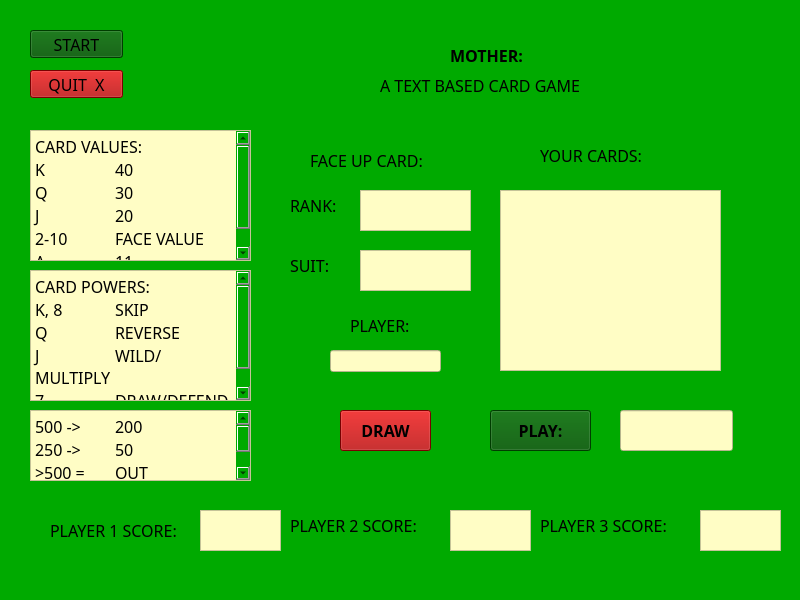
<?xml version="1.0" encoding="UTF-8"?>
<ui version="4.0">
 <class>MainWindow</class>
 <widget class="QMainWindow" name="MainWindow">
  <property name="geometry">
   <rect>
    <x>0</x>
    <y>0</y>
    <width>800</width>
    <height>600</height>
   </rect>
  </property>
  <property name="font">
   <font>
    <family>8514oem</family>
    <pointsize>60</pointsize>
   </font>
  </property>
  <property name="windowTitle">
   <string>MainWindow</string>
  </property>
  <property name="autoFillBackground">
   <bool>false</bool>
  </property>
  <property name="styleSheet">
   <string notr="true">background-color: rgb(0, 170, 0);</string>
  </property>
  <widget class="QWidget" name="centralwidget">
   <widget class="QPushButton" name="playButton">
    <property name="geometry">
     <rect>
      <x>490</x>
      <y>410</y>
      <width>101</width>
      <height>41</height>
     </rect>
    </property>
    <property name="font">
     <font>
      <family>8514oem</family>
      <pointsize>12</pointsize>
      <weight>75</weight>
      <bold>true</bold>
     </font>
    </property>
    <property name="autoFillBackground">
     <bool>false</bool>
    </property>
    <property name="styleSheet">
     <string notr="true">background-color: rgb(0, 85, 0);</string>
    </property>
    <property name="text">
     <string>PLAY:</string>
    </property>
   </widget>
   <widget class="QPushButton" name="drawButton">
    <property name="geometry">
     <rect>
      <x>340</x>
      <y>410</y>
      <width>91</width>
      <height>41</height>
     </rect>
    </property>
    <property name="font">
     <font>
      <family>8514oem</family>
      <pointsize>12</pointsize>
      <weight>75</weight>
      <bold>true</bold>
     </font>
    </property>
    <property name="autoFillBackground">
     <bool>false</bool>
    </property>
    <property name="styleSheet">
     <string notr="true">background-color: rgb(170, 0, 0);</string>
    </property>
    <property name="text">
     <string>DRAW</string>
    </property>
   </widget>
   <widget class="QLabel" name="label">
    <property name="geometry">
     <rect>
      <x>450</x>
      <y>40</y>
      <width>81</width>
      <height>31</height>
     </rect>
    </property>
    <property name="font">
     <font>
      <family>8514oem</family>
      <pointsize>12</pointsize>
      <weight>75</weight>
      <bold>true</bold>
     </font>
    </property>
    <property name="text">
     <string>MOTHER:</string>
    </property>
   </widget>
   <widget class="QLabel" name="label_2">
    <property name="geometry">
     <rect>
      <x>380</x>
      <y>70</y>
      <width>241</width>
      <height>31</height>
     </rect>
    </property>
    <property name="font">
     <font>
      <family>8514oem</family>
      <pointsize>12</pointsize>
     </font>
    </property>
    <property name="text">
     <string>A TEXT BASED CARD GAME</string>
    </property>
   </widget>
   <widget class="QLabel" name="player1score">
    <property name="geometry">
     <rect>
      <x>50</x>
      <y>515</y>
      <width>151</width>
      <height>31</height>
     </rect>
    </property>
    <property name="font">
     <font>
      <family>8514oem</family>
      <pointsize>12</pointsize>
     </font>
    </property>
    <property name="text">
     <string>PLAYER 1 SCORE:</string>
    </property>
   </widget>
   <widget class="QLabel" name="player2score">
    <property name="geometry">
     <rect>
      <x>290</x>
      <y>510</y>
      <width>151</width>
      <height>31</height>
     </rect>
    </property>
    <property name="font">
     <font>
      <family>8514oem</family>
      <pointsize>12</pointsize>
     </font>
    </property>
    <property name="text">
     <string>PLAYER 2 SCORE:</string>
    </property>
   </widget>
   <widget class="QLabel" name="player3score">
    <property name="geometry">
     <rect>
      <x>540</x>
      <y>510</y>
      <width>151</width>
      <height>31</height>
     </rect>
    </property>
    <property name="font">
     <font>
      <family>8514oem</family>
      <pointsize>12</pointsize>
     </font>
    </property>
    <property name="text">
     <string>PLAYER 3 SCORE:</string>
    </property>
   </widget>
   <widget class="QLabel" name="rank">
    <property name="geometry">
     <rect>
      <x>290</x>
      <y>190</y>
      <width>81</width>
      <height>31</height>
     </rect>
    </property>
    <property name="font">
     <font>
      <family>8514oem</family>
      <pointsize>12</pointsize>
     </font>
    </property>
    <property name="text">
     <string>RANK:</string>
    </property>
   </widget>
   <widget class="QLabel" name="suit">
    <property name="geometry">
     <rect>
      <x>290</x>
      <y>250</y>
      <width>71</width>
      <height>31</height>
     </rect>
    </property>
    <property name="font">
     <font>
      <family>8514oem</family>
      <pointsize>12</pointsize>
     </font>
    </property>
    <property name="text">
     <string>SUIT:</string>
    </property>
   </widget>
   <widget class="QPushButton" name="quitButton">
    <property name="geometry">
     <rect>
      <x>30</x>
      <y>70</y>
      <width>93</width>
      <height>28</height>
     </rect>
    </property>
    <property name="font">
     <font>
      <family>8514oem</family>
      <pointsize>12</pointsize>
     </font>
    </property>
    <property name="autoFillBackground">
     <bool>false</bool>
    </property>
    <property name="styleSheet">
     <string notr="true">background-color: rgb(170, 0, 0);</string>
    </property>
    <property name="text">
     <string>QUIT  X</string>
    </property>
   </widget>
   <widget class="QTextEdit" name="player1scoreEdit">
    <property name="geometry">
     <rect>
      <x>200</x>
      <y>510</y>
      <width>81</width>
      <height>41</height>
     </rect>
    </property>
    <property name="styleSheet">
     <string notr="true">background-color: rgb(255, 253, 197);
font: 12pt &quot;8514oem&quot;;</string>
    </property>
   </widget>
   <widget class="QTextEdit" name="player2scoreEdit">
    <property name="geometry">
     <rect>
      <x>450</x>
      <y>510</y>
      <width>81</width>
      <height>41</height>
     </rect>
    </property>
    <property name="styleSheet">
     <string notr="true">background-color: rgb(255, 253, 197);
font: 12pt &quot;8514oem&quot;;</string>
    </property>
   </widget>
   <widget class="QTextEdit" name="player3scoreEdit">
    <property name="geometry">
     <rect>
      <x>700</x>
      <y>510</y>
      <width>81</width>
      <height>41</height>
     </rect>
    </property>
    <property name="styleSheet">
     <string notr="true">background-color: rgb(255, 253, 197);
font: 12pt &quot;8514oem&quot;;</string>
    </property>
   </widget>
   <widget class="QPushButton" name="startButton">
    <property name="geometry">
     <rect>
      <x>30</x>
      <y>30</y>
      <width>93</width>
      <height>28</height>
     </rect>
    </property>
    <property name="font">
     <font>
      <family>8514oem</family>
      <pointsize>12</pointsize>
     </font>
    </property>
    <property name="autoFillBackground">
     <bool>false</bool>
    </property>
    <property name="styleSheet">
     <string notr="true">background-color: rgb(0, 85, 0);</string>
    </property>
    <property name="text">
     <string>START</string>
    </property>
   </widget>
   <widget class="QTextEdit" name="rankEdit">
    <property name="geometry">
     <rect>
      <x>360</x>
      <y>190</y>
      <width>111</width>
      <height>41</height>
     </rect>
    </property>
    <property name="styleSheet">
     <string notr="true">background-color: rgb(255, 253, 197);
font: 12pt &quot;8514oem&quot;;</string>
    </property>
   </widget>
   <widget class="QTextEdit" name="suitEdit">
    <property name="geometry">
     <rect>
      <x>360</x>
      <y>250</y>
      <width>111</width>
      <height>41</height>
     </rect>
    </property>
    <property name="styleSheet">
     <string notr="true">background-color: rgb(255, 253, 197);
font: 12pt &quot;8514oem&quot;;</string>
    </property>
   </widget>
   <widget class="QLabel" name="label_3">
    <property name="geometry">
     <rect>
      <x>540</x>
      <y>140</y>
      <width>111</width>
      <height>31</height>
     </rect>
    </property>
    <property name="font">
     <font>
      <family>8514oem</family>
      <pointsize>12</pointsize>
     </font>
    </property>
    <property name="text">
     <string>YOUR CARDS:</string>
    </property>
   </widget>
   <widget class="QPlainTextEdit" name="yourCardsEdit">
    <property name="geometry">
     <rect>
      <x>500</x>
      <y>190</y>
      <width>221</width>
      <height>181</height>
     </rect>
    </property>
    <property name="styleSheet">
     <string notr="true">background-color: rgb(255, 253, 197);
font: 12pt &quot;8514oem&quot;;</string>
    </property>
   </widget>
   <widget class="QLineEdit" name="playEdit">
    <property name="geometry">
     <rect>
      <x>620</x>
      <y>410</y>
      <width>113</width>
      <height>41</height>
     </rect>
    </property>
    <property name="styleSheet">
     <string notr="true">background-color: rgb(255, 253, 197);
font: 12pt &quot;8514oem&quot;;</string>
    </property>
   </widget>
   <widget class="QLabel" name="label_4">
    <property name="geometry">
     <rect>
      <x>310</x>
      <y>150</y>
      <width>141</width>
      <height>21</height>
     </rect>
    </property>
    <property name="font">
     <font>
      <family>8514oem</family>
      <pointsize>12</pointsize>
     </font>
    </property>
    <property name="text">
     <string>FACE UP CARD:</string>
    </property>
   </widget>
   <widget class="QLabel" name="label_5">
    <property name="geometry">
     <rect>
      <x>350</x>
      <y>310</y>
      <width>81</width>
      <height>31</height>
     </rect>
    </property>
    <property name="font">
     <font>
      <family>8514oem</family>
      <pointsize>12</pointsize>
     </font>
    </property>
    <property name="text">
     <string>PLAYER:</string>
    </property>
   </widget>
   <widget class="QLineEdit" name="playerEdit">
    <property name="geometry">
     <rect>
      <x>330</x>
      <y>350</y>
      <width>111</width>
      <height>22</height>
     </rect>
    </property>
    <property name="styleSheet">
     <string notr="true">background-color: rgb(255, 253, 197);
font: 12pt &quot;8514oem&quot;;</string>
    </property>
   </widget>
   <widget class="QPlainTextEdit" name="plainTextEdit">
    <property name="geometry">
     <rect>
      <x>30</x>
      <y>130</y>
      <width>221</width>
      <height>131</height>
     </rect>
    </property>
    <property name="font">
     <font>
      <family>8514oem</family>
      <pointsize>12</pointsize>
     </font>
    </property>
    <property name="styleSheet">
     <string notr="true">background-color: rgb(255, 253, 197);</string>
    </property>
    <property name="plainText">
     <string>CARD VALUES:	
K 	40
Q	30
J 	20
2-10 	FACE VALUE
A 	11</string>
    </property>
   </widget>
   <widget class="QPlainTextEdit" name="plainTextEdit_2">
    <property name="geometry">
     <rect>
      <x>30</x>
      <y>270</y>
      <width>221</width>
      <height>131</height>
     </rect>
    </property>
    <property name="font">
     <font>
      <family>8514oem</family>
      <pointsize>12</pointsize>
     </font>
    </property>
    <property name="styleSheet">
     <string notr="true">background-color: rgb(255, 253, 197);</string>
    </property>
    <property name="plainText">
     <string>CARD POWERS:	
K, 8 	SKIP
Q	REVERSE
J 	WILD/MULTIPLY
7	DRAW/DEFEND</string>
    </property>
   </widget>
   <widget class="QPlainTextEdit" name="plainTextEdit_3">
    <property name="geometry">
     <rect>
      <x>30</x>
      <y>410</y>
      <width>221</width>
      <height>71</height>
     </rect>
    </property>
    <property name="font">
     <font>
      <family>8514oem</family>
      <pointsize>12</pointsize>
     </font>
    </property>
    <property name="styleSheet">
     <string notr="true">background-color: rgb(255, 253, 197);</string>
    </property>
    <property name="plainText">
     <string>500 -&gt; 	200
250 -&gt; 	50
&gt;500 = 	OUT</string>
    </property>
   </widget>
  </widget>
  <widget class="QStatusBar" name="statusbar"/>
 </widget>
 <resources/>
 <connections/>
</ui>
